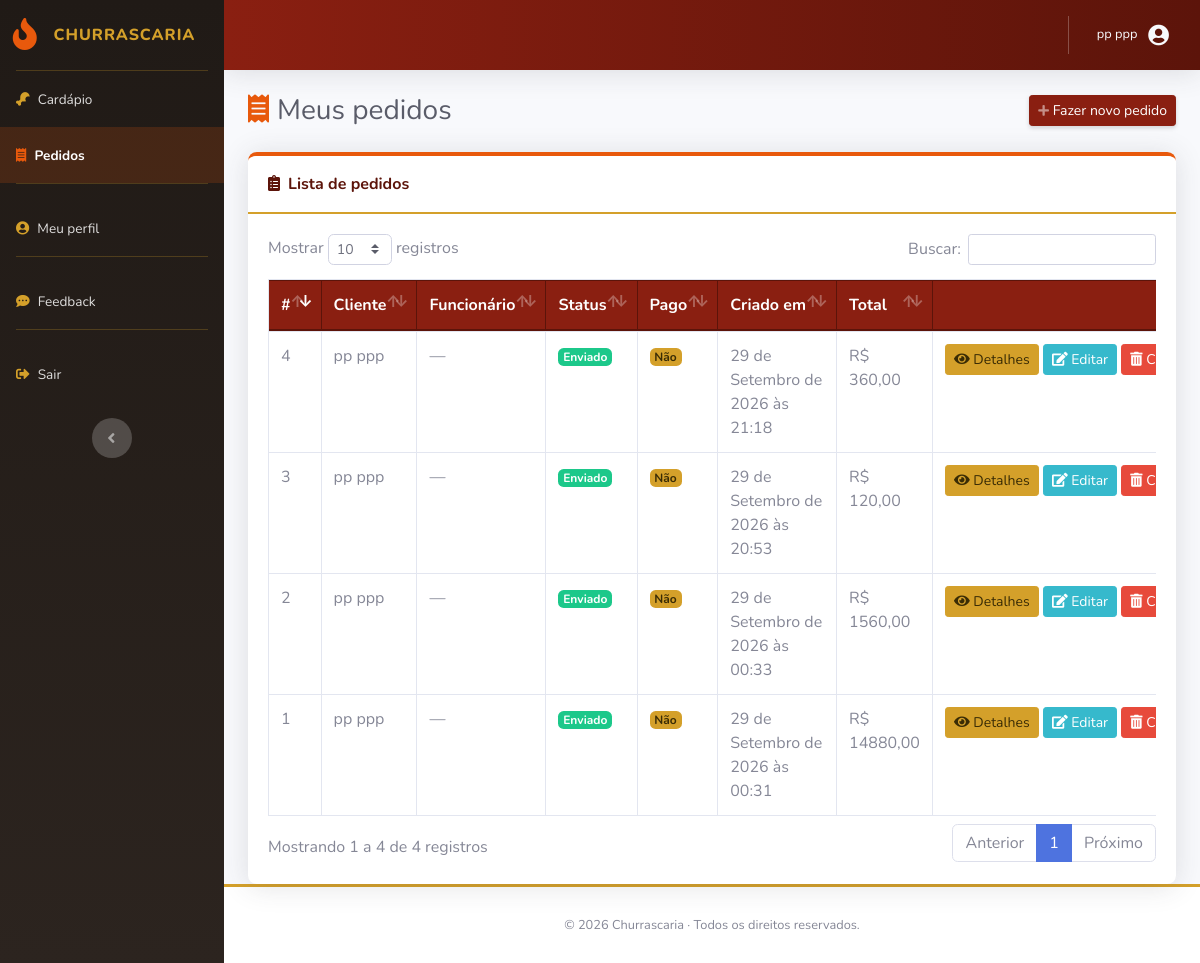
Screenshot of /pedidos/ (signed in) with the database file from the repository.
### pedido/models.py (models this page shows, shortened)
class Pedido(models.Model):
    cliente = models.ForeignKey(Cliente, on_delete=models.PROTECT, related_name='pedidos')
    funcionario = models.ForeignKey(Funcionario, on_delete=models.SET_NULL, null=True, related_name='pedidos_atendidos')
    pagamento_efetuado = models.BooleanField(default=False)
    concluido = models.BooleanField(default=False)  # False = cliente ainda montando; True = pedido enviado
    criado_em = models.DateTimeField(auto_now_add=True)
    valor_total = models.DecimalField(max_digits=10, decimal_places=2, default=0)
    itens = models.ManyToManyField(Item, through='itempedido.ItemPedido', related_name='pedidos')

### pedido/views.py (the view)
# urls.py: path('', views.pedido_list, name='pedido_list'),
@login_required
@permission_required('pedido.view_pedido', raise_exception=True)
def pedido_list(request):
    eh_cliente = hasattr(request.user, 'cliente')
    if eh_cliente:
        pedidos = Pedido.objects.filter(cliente=request.user.cliente).order_by('-criado_em')
    else:
        pedidos = Pedido.objects.all().order_by('-criado_em')
    pedidos = list(pedidos.select_related('cliente', 'funcionario'))
    for pedido in pedidos:
        pedido.pode_alterar = pode_alterar_pedido(request.user, pedido)
        pedido.pode_excluir = pode_excluir_pedido(request.user, pedido)
    return render(request, 'pedido/pedido_list.html', {
        'pedidos': pedidos,
        'eh_cliente': eh_cliente,
        'pode_montar': pode_montar_pedido(request.user),
    })

### cliente/models.py (called while the page is built)
    def __str__(self):
        return self.get_full_name() or self.username

### pedido/acesso.py (called while the page is built)
def pode_montar_pedido(usuario):
    return hasattr(usuario, 'cliente') or usuario.has_perm('pedido.add_pedido')

def pode_alterar_pedido(usuario, pedido):
    return usuario.has_perm('pedido.change_pedido')

def pode_excluir_pedido(usuario, pedido):
    if usuario.has_perm('pedido.delete_pedido'):
        return True
    return e_dono_do_pedido(usuario, pedido) and not pedido.concluido

### templates/pedido/pedido_list.html (shortened to what this page needs)
{% extends 'base.html' %}
{% block content %}
    <div class="d-sm-flex align-items-center justify-content-between mb-4">
        <h1 class="h3 mb-0 text-gray-800 page-title"><i class="fas fa-receipt"></i>{% if eh_cliente %}Meus pedidos{% else %}Pedidos{% endif %}</h1>
        {% if pode_montar %}
        <a class="btn btn-primary btn-sm shadow-sm" href="{% url 'item_list' %}">
            <i class="fas fa-plus fa-sm text-white-50"></i> Fazer novo pedido
        </a>
        {% endif %}
    </div>
    <div class="card shadow card-espeto">
        <div class="card-header py-3"><i class="fas fa-clipboard-list mr-2"></i>Lista de pedidos</div>
        <div class="card-body">
            {% if pedidos %}
                <div class="table-responsive">
                    <table class="table table-bordered table-hover datatable" width="100%" cellspacing="0" data-order='[[0, "desc"]]'>
                        <thead>
                            <tr>
                                <th>#</th>
                                <th>Cliente</th>
                                <th>Funcionário</th>
                                <th>Status</th>
                                <th>Pago</th>
                                <th>Criado em</th>
                                <th>Total</th>
                                <th></th>
                            </tr>
                        </thead>
                        <tbody>
                            {% for pedido in pedidos %}
                                <tr>
                                    <td>{{ pedido.id }}</td>
                                    <td>{{ pedido.cliente }}</td>
                                    <td>{{ pedido.funcionario|default:"—" }}</td>
                                    <td>
                                        {% if pedido.concluido %}
                                            <span class="badge badge-success">Enviado</span>
                                        {% else %}
                                            <span class="badge badge-secondary">Em andamento</span>
                                        {% endif %}
                                    </td>
                                    <td>
                                        {% if pedido.pagamento_efetuado %}
                                            <span class="badge badge-success">Sim</span>
                                        {% else %}
                                            <span class="badge badge-warning">Não</span>
                                        {% endif %}
                                    </td>
                                    <td>{{ pedido.criado_em }}</td>
                                    <td>R$ {{ pedido.valor_total }}</td>
                                    <td class="text-nowrap">
                                        <a class="btn btn-warning btn-sm" href="{% url 'pedido_detail' pedido.pk %}"><i class="fas fa-eye"></i> Detalhes</a>
                                        {% if pedido.pode_alterar %}
                                            <a class="btn btn-info btn-sm" href="{% url 'pedido_update' pedido.pk %}"><i class="fas fa-edit"></i> Editar</a>
                                        {% endif %}
                                        {% if pedido.pode_excluir %}
                                            <a class="btn btn-danger btn-sm" href="{% url 'pedido_delete' pedido.pk %}"><i class="fas fa-trash-alt"></i> {% if eh_cliente %}Cancelar{% else %}Excluir{% endif %}</a>
                                        {% endif %}
                                    </td>
                                </tr>
                            {% endfor %}
                        </tbody>
                    </table>
                </div>
            {% else %}
                <p class="text-muted font-italic mb-0">Nenhum pedido cadastrado ainda.</p>
            {% endif %}
        </div>
    </div>
{% endblock %}

### templates/base.html (shortened to what this page needs)
{% load static %}
<!DOCTYPE html>
<html lang="pt-br">
<head>
    <link href="{% static 'vendor/fontawesome-free/css/all.min.css' %}" rel="stylesheet" type="text/css">
    <link href="{% static 'vendor/datatables/dataTables.bootstrap4.min.css' %}" rel="stylesheet">
    <link href="{% static 'css/sb-admin-2.min.css' %}" rel="stylesheet">
    <link href="{% static 'css/churrascaria-theme.css' %}" rel="stylesheet">
</head>
<body id="page-top">
<div id="wrapper">
    <ul class="navbar-nav bg-gradient-primary sidebar sidebar-dark accordion" id="accordionSidebar">
        <a class="sidebar-brand d-flex align-items-center justify-content-center" href="{% url 'home' %}">
            <div class="sidebar-brand-icon"><i class="fas fa-fire"></i></div>
            <div class="sidebar-brand-text mx-3">Churrascaria</div>
        </a>
        <hr class="sidebar-divider my-0">
        {% if perms.item.view_item %}
        <li class="nav-item {% if request.resolver_match.url_name == 'item_list' or request.resolver_match.url_name == 'item_detail' or request.resolver_match.url_name == 'item_create' %}active{% endif %}">
            <a class="nav-link" href="{% url 'item_list' %}">
                <i class="fas fa-drumstick-bite"></i>
                <span>Cardápio</span>
            </a>
        </li>
        {% endif %}
        {% if perms.pedido.view_pedido %}
        <li class="nav-item {% if 'pedido' in request.resolver_match.url_name and 'itempedido' not in request.resolver_match.url_name %}active{% endif %}">
            <a class="nav-link" href="{% url 'pedido_list' %}">
                <i class="fas fa-receipt"></i>
                <span>Pedidos</span>
            </a>
        </li>
        {% endif %}
        {% if user.cliente %}
        <hr class="sidebar-divider">
        <li class="nav-item {% if 'cliente' in request.resolver_match.url_name %}active{% endif %}">
            <a class="nav-link" href="{% url 'cliente_detail' user.cliente.pk %}">
                <i class="fas fa-user-circle"></i>
                <span>Meu perfil</span>
            </a>
        </li>
        {% endif %}
        {% if user.is_authenticated %}
        <hr class="sidebar-divider">
        <li class="nav-item {% if 'feedback' in request.resolver_match.url_name %}active{% endif %}">
            <a class="nav-link" href="{% url 'feedback_list' %}">
                <i class="fas fa-comment-dots"></i>
                <span>Feedback</span>
            </a>
        </li>
        {% endif %}
        <hr class="sidebar-divider">
        {% if user.is_authenticated %}
        <li class="nav-item">
            <a class="nav-link" href="#" data-toggle="modal" data-target="#modalLogout">
                <i class="fas fa-sign-out-alt"></i>
                <span>Sair</span>
            </a>
        </li>
        {% endif %}
        <div class="text-center d-none d-md-inline mt-3">
            <button class="rounded-circle border-0" id="sidebarToggle"></button>
        </div>
    </ul>
    <div id="content-wrapper" class="d-flex flex-column">
        <div id="content">
            <nav class="navbar navbar-expand navbar-light topbar mb-4 static-top shadow">
                <ul class="navbar-nav ml-auto">
                    {% if user.is_authenticated %}
                        <li class="nav-item dropdown no-arrow">
                            <a class="nav-link dropdown-toggle" href="#" id="userDropdown" role="button"
                               data-toggle="dropdown" aria-haspopup="true" aria-expanded="false">
                                <span class="mr-2 d-none d-lg-inline text-gray-100 small">
                                    {{ user.get_full_name|default:user.username }}
                                </span>
                                <i class="fas fa-user-circle fa-fw fa-lg text-gray-100"></i>
                            </a>
                        </li>
                    {% else %}
                        <li class="nav-item">
                            <a class="nav-link text-gray-100" href="{% url 'login' %}">Entrar</a>
                        </li>
                    {% endif %}
                </ul>
            </nav>
            <div class="container-fluid">
                {% block content %}{% endblock %}
            </div>
        </div>
        <footer class="sticky-footer bg-white">
            <div class="container my-auto">
                <div class="copyright text-center my-auto">
                    <span>&copy; {% now "Y" %} Churrascaria &middot; Todos os direitos reservados.</span>
                </div>
            </div>
        </footer>
    </div>
</div>
</body>
</html>

### static/css/churrascaria-theme.css (style rules this page uses)
:root { --churrasco-brasa: #8a1f11; --churrasco-brasa-escura: #5c140a; --churrasco-fogo: #e8590c; --churrasco-dourado: #d4a02a; --churrasco-carvao: #201a16; --churrasco-carvao-claro: #2c241f; --churrasco-creme: #f7f2ea; }
body { background-color: var(--churrasco-creme); font-family: 'Nunito', -apple-system, BlinkMacSystemFont, 'Segoe UI', Roboto, Arial, sans-serif; }
.sidebar { background: linear-gradient(180deg, var(--churrasco-carvao) 0%, var(--churrasco-carvao-claro) 100%) !important; }
.sidebar .sidebar-brand { color: var(--churrasco-dourado) !important; font-family: 'Nunito', sans-serif; font-weight: 800; letter-spacing: 0.06rem; }
.sidebar .sidebar-brand-icon i { color: var(--churrasco-fogo); }
.sidebar hr.sidebar-divider { border-top: 1px solid rgba(212, 160, 42, 0.25); }
.sidebar .nav-item .nav-link { color: rgba(255, 255, 255, 0.85); }
.sidebar .nav-item .nav-link i { color: var(--churrasco-dourado); }
.sidebar .nav-item .nav-link:hover, .sidebar .nav-item.active .nav-link { color: #fff; background-color: rgba(232, 89, 12, 0.18); }
.sidebar .nav-item.active .nav-link i { color: var(--churrasco-fogo); }
#sidebarToggle { background-color: rgba(212, 160, 42, 0.15); }
.topbar { background: linear-gradient(90deg, var(--churrasco-brasa) 0%, var(--churrasco-brasa-escura) 100%) !important; }
.topbar .nav-item .nav-link { color: rgba(255, 255, 255, 0.9) !important; }
.btn-primary, .badge-primary { background-color: var(--churrasco-brasa); border-color: var(--churrasco-brasa); }
.btn-warning, .badge-warning { background-color: var(--churrasco-dourado); border-color: var(--churrasco-dourado); color: #3a2c05; }
a { color: var(--churrasco-brasa); }
.card { border: none; border-radius: 0.55rem; box-shadow: 0 0.15rem 1.2rem 0 rgba(58, 32, 20, 0.12); }
.card-header { background-color: #fff; border-bottom: 2px solid var(--churrasco-dourado); border-radius: 0.55rem 0.55rem 0 0 !important; font-weight: 700; color: var(--churrasco-brasa-escura); }
.card.card-espeto { border-top: 4px solid var(--churrasco-fogo); }
.table thead th { background-color: var(--churrasco-brasa); color: #fff; border-color: var(--churrasco-brasa-escura); vertical-align: middle; white-space: nowrap; }
.sticky-footer { background-color: #fff; border-top: 3px solid var(--churrasco-dourado); }
.page-title i { color: var(--churrasco-fogo); margin-right: 0.5rem; }

### rows the page displays
Pedido: id "4", cliente "pp ppp", funcionario "—", concluido "Enviado", pagamento_efetuado "Não", criado_em "29 de Setembro de 2026 às 21:18", valor_total "360,00", shows "Editar", shows "Cancelar"
Pedido: id "3", cliente "pp ppp", funcionario "—", concluido "Enviado", pagamento_efetuado "Não", criado_em "29 de Setembro de 2026 às 20:53", valor_total "120,00", shows "Editar", shows "Cancelar"
Pedido: id "2", cliente "pp ppp", funcionario "—", concluido "Enviado", pagamento_efetuado "Não", criado_em "29 de Setembro de 2026 às 00:33", valor_total "1560,00", shows "Editar", shows "Cancelar"
Pedido: id "1", cliente "pp ppp", funcionario "—", concluido "Enviado", pagamento_efetuado "Não", criado_em "29 de Setembro de 2026 às 00:31", valor_total "14880,00", shows "Editar", shows "Cancelar"

### other values shown
{{ user.get_full_name|default:user.username }} "pp ppp"
